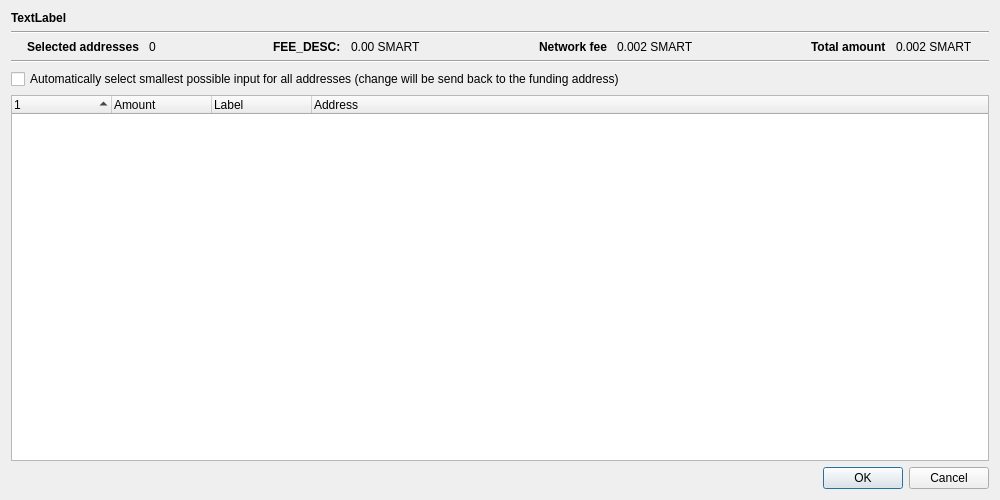
<?xml version="1.0" encoding="UTF-8"?>
<ui version="4.0">
 <class>SpecialTransactionDialog</class>
 <widget class="QDialog" name="SpecialTransactionDialog">
  <property name="geometry">
   <rect>
    <x>0</x>
    <y>0</y>
    <width>1000</width>
    <height>500</height>
   </rect>
  </property>
  <property name="windowTitle">
   <string>Coin Selection</string>
  </property>
  <layout class="QVBoxLayout" name="verticalLayout">
   <item>
    <widget class="QLabel" name="descriptionLabel">
     <property name="font">
      <font>
       <weight>75</weight>
       <bold>true</bold>
      </font>
     </property>
     <property name="text">
      <string>TextLabel</string>
     </property>
     <property name="wordWrap">
      <bool>true</bool>
     </property>
    </widget>
   </item>
   <item>
    <widget class="Line" name="line">
     <property name="orientation">
      <enum>Qt::Horizontal</enum>
     </property>
    </widget>
   </item>
   <item>
    <layout class="QHBoxLayout" name="horizontalLayoutTop" stretch="0,0,0,0,0,0,0,0,0">
     <property name="topMargin">
      <number>0</number>
     </property>
     <property name="bottomMargin">
      <number>0</number>
     </property>
     <item>
      <spacer name="horizontalSpacer_4">
       <property name="orientation">
        <enum>Qt::Horizontal</enum>
       </property>
       <property name="sizeType">
        <enum>QSizePolicy::Maximum</enum>
       </property>
       <property name="sizeHint" stdset="0">
        <size>
         <width>10</width>
         <height>10</height>
        </size>
       </property>
      </spacer>
     </item>
     <item>
      <layout class="QFormLayout" name="formLayoutCoinControl2">
       <property name="horizontalSpacing">
        <number>10</number>
       </property>
       <property name="verticalSpacing">
        <number>10</number>
       </property>
       <property name="leftMargin">
        <number>6</number>
       </property>
       <property name="rightMargin">
        <number>6</number>
       </property>
       <item row="0" column="0">
        <widget class="QLabel" name="labelAddressDesc">
         <property name="font">
          <font>
           <weight>75</weight>
           <bold>true</bold>
          </font>
         </property>
         <property name="text">
          <string>Selected addresses</string>
         </property>
        </widget>
       </item>
       <item row="0" column="1">
        <widget class="QLabel" name="labelAddressCount">
         <property name="cursor">
          <cursorShape>IBeamCursor</cursorShape>
         </property>
         <property name="contextMenuPolicy">
          <enum>Qt::ActionsContextMenu</enum>
         </property>
         <property name="text">
          <string notr="true">0</string>
         </property>
         <property name="textInteractionFlags">
          <set>Qt::LinksAccessibleByMouse|Qt::TextSelectableByKeyboard|Qt::TextSelectableByMouse</set>
         </property>
        </widget>
       </item>
      </layout>
     </item>
     <item>
      <spacer name="horizontalSpacer_3">
       <property name="orientation">
        <enum>Qt::Horizontal</enum>
       </property>
       <property name="sizeType">
        <enum>QSizePolicy::Expanding</enum>
       </property>
       <property name="sizeHint" stdset="0">
        <size>
         <width>40</width>
         <height>10</height>
        </size>
       </property>
      </spacer>
     </item>
     <item>
      <layout class="QFormLayout" name="formLayoutCoinControl2_4">
       <property name="horizontalSpacing">
        <number>10</number>
       </property>
       <property name="verticalSpacing">
        <number>10</number>
       </property>
       <property name="leftMargin">
        <number>6</number>
       </property>
       <property name="rightMargin">
        <number>6</number>
       </property>
       <item row="0" column="0">
        <widget class="QLabel" name="labelFeeDesc">
         <property name="font">
          <font>
           <weight>75</weight>
           <bold>true</bold>
          </font>
         </property>
         <property name="text">
          <string>FEE_DESC:</string>
         </property>
        </widget>
       </item>
       <item row="0" column="1">
        <widget class="QLabel" name="labelFeeAmount">
         <property name="cursor">
          <cursorShape>IBeamCursor</cursorShape>
         </property>
         <property name="contextMenuPolicy">
          <enum>Qt::ActionsContextMenu</enum>
         </property>
         <property name="text">
          <string notr="true">0.00 SMART</string>
         </property>
         <property name="textInteractionFlags">
          <set>Qt::LinksAccessibleByMouse|Qt::TextSelectableByKeyboard|Qt::TextSelectableByMouse</set>
         </property>
        </widget>
       </item>
      </layout>
     </item>
     <item>
      <spacer name="horizontalSpacer">
       <property name="orientation">
        <enum>Qt::Horizontal</enum>
       </property>
       <property name="sizeType">
        <enum>QSizePolicy::Expanding</enum>
       </property>
       <property name="sizeHint" stdset="0">
        <size>
         <width>40</width>
         <height>10</height>
        </size>
       </property>
      </spacer>
     </item>
     <item>
      <layout class="QFormLayout" name="formLayoutCoinControl3">
       <property name="horizontalSpacing">
        <number>10</number>
       </property>
       <property name="verticalSpacing">
        <number>10</number>
       </property>
       <property name="leftMargin">
        <number>6</number>
       </property>
       <property name="rightMargin">
        <number>6</number>
       </property>
       <item row="0" column="0">
        <widget class="QLabel" name="labelCoinControlFeeText">
         <property name="font">
          <font>
           <weight>75</weight>
           <bold>true</bold>
          </font>
         </property>
         <property name="text">
          <string>Network fee</string>
         </property>
        </widget>
       </item>
       <item row="0" column="1">
        <widget class="QLabel" name="labelNetworkFee">
         <property name="cursor">
          <cursorShape>IBeamCursor</cursorShape>
         </property>
         <property name="contextMenuPolicy">
          <enum>Qt::ActionsContextMenu</enum>
         </property>
         <property name="text">
          <string notr="true">0.002 SMART</string>
         </property>
         <property name="textInteractionFlags">
          <set>Qt::LinksAccessibleByMouse|Qt::TextSelectableByKeyboard|Qt::TextSelectableByMouse</set>
         </property>
        </widget>
       </item>
      </layout>
     </item>
     <item>
      <spacer name="horizontalSpacer_2">
       <property name="orientation">
        <enum>Qt::Horizontal</enum>
       </property>
       <property name="sizeHint" stdset="0">
        <size>
         <width>40</width>
         <height>10</height>
        </size>
       </property>
      </spacer>
     </item>
     <item>
      <layout class="QFormLayout" name="formLayoutCoinControl4">
       <property name="horizontalSpacing">
        <number>10</number>
       </property>
       <property name="verticalSpacing">
        <number>10</number>
       </property>
       <property name="leftMargin">
        <number>6</number>
       </property>
       <property name="rightMargin">
        <number>6</number>
       </property>
       <item row="0" column="0">
        <widget class="QLabel" name="labelCoinControlAfterFeeText">
         <property name="font">
          <font>
           <weight>75</weight>
           <bold>true</bold>
          </font>
         </property>
         <property name="text">
          <string>Total amount</string>
         </property>
        </widget>
       </item>
       <item row="0" column="1">
        <widget class="QLabel" name="labelInputAmount">
         <property name="cursor">
          <cursorShape>IBeamCursor</cursorShape>
         </property>
         <property name="contextMenuPolicy">
          <enum>Qt::ActionsContextMenu</enum>
         </property>
         <property name="text">
          <string notr="true">0.002 SMART</string>
         </property>
         <property name="textInteractionFlags">
          <set>Qt::LinksAccessibleByMouse|Qt::TextSelectableByKeyboard|Qt::TextSelectableByMouse</set>
         </property>
        </widget>
       </item>
      </layout>
     </item>
     <item>
      <spacer name="horizontalSpacer_5">
       <property name="orientation">
        <enum>Qt::Horizontal</enum>
       </property>
       <property name="sizeType">
        <enum>QSizePolicy::Maximum</enum>
       </property>
       <property name="sizeHint" stdset="0">
        <size>
         <width>10</width>
         <height>10</height>
        </size>
       </property>
      </spacer>
     </item>
    </layout>
   </item>
   <item>
    <widget class="Line" name="line_2">
     <property name="orientation">
      <enum>Qt::Horizontal</enum>
     </property>
    </widget>
   </item>
   <item>
    <widget class="QCheckBox" name="autoSelectCheckBox">
     <property name="font">
      <font>
       <weight>50</weight>
       <bold>false</bold>
      </font>
     </property>
     <property name="text">
      <string>Automatically select smallest possible input for all addresses (change will be send back to the funding address)</string>
     </property>
    </widget>
   </item>
   <item>
    <widget class="CoinControlTreeWidget" name="treeWidget">
     <property name="contextMenuPolicy">
      <enum>Qt::CustomContextMenu</enum>
     </property>
     <property name="sortingEnabled">
      <bool>false</bool>
     </property>
     <property name="columnCount">
      <number>4</number>
     </property>
     <attribute name="headerShowSortIndicator" stdset="0">
      <bool>true</bool>
     </attribute>
     <attribute name="headerStretchLastSection">
      <bool>true</bool>
     </attribute>
     <column>
      <property name="text">
       <string/>
      </property>
     </column>
     <column>
      <property name="text">
       <string>Amount</string>
      </property>
     </column>
     <column>
      <property name="text">
       <string>Label</string>
      </property>
     </column>
     <column>
      <property name="text">
       <string>Address</string>
      </property>
     </column>
    </widget>
   </item>
   <item>
    <widget class="QDialogButtonBox" name="buttonBox">
     <property name="standardButtons">
      <set>QDialogButtonBox::Cancel|QDialogButtonBox::Ok</set>
     </property>
    </widget>
   </item>
  </layout>
 </widget>
 <customwidgets>
  <customwidget>
   <class>CoinControlTreeWidget</class>
   <extends>QTreeWidget</extends>
   <header>coincontroltreewidget.h</header>
  </customwidget>
 </customwidgets>
 <resources/>
 <connections/>
</ui>
